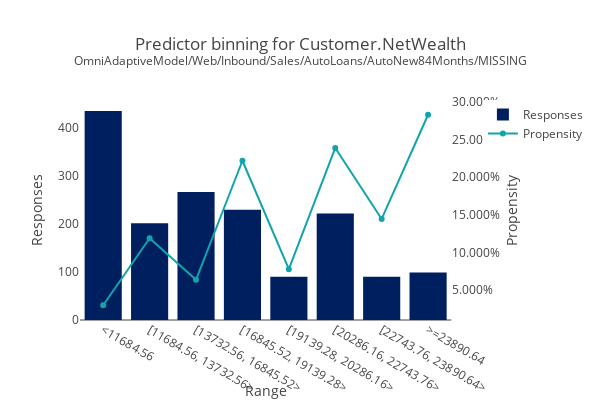

Notebook source saved alongside this figure:
### Markdown cell above
The Model Report in Prediction Studio for this model will have a predictor binning plot like below.

All numbers can be derived from just the number of positives and negatives in each bin that are stored in the ADM Data Mart. The next sections will show exactly how that is done.

### Code cell
display(
    GT(
        (
            predictorbinning.group_by("PredictorName")
            .agg(
                pl.first("ResponseCount").cast(pl.Utf8).alias("# Responses"),
                pl.n_unique("BinIndex").cast(pl.Utf8).alias("# Bins"),
                (pl.first("PerformanceBin") * 100)
                .cast(pl.Utf8)
                .alias("Predictor Performance(AUC)"),
            )
            .rename({"PredictorName": "Predictor Name"})
            .transpose(include_header=True)
        )
    )
    .tab_header("Predictor information")
    .tab_options(column_labels_hidden=True)
    .tab_style(style=style.text(weight="bold"), locations=loc.body(columns="column"))
    .tab_options(table_margin_left=0)
)

fig = dm.plot.predictor_binning(
    model_id=modelpredictors.get_column("ModelID").unique().to_list()[0],
    predictor_name=predictor_name,
)
fig.update_layout(width=600, height=400)

### Figure 1 — Plotly figure (JSON) as saved in the notebook; plotly's stock layout.template omitted (floating-point values rounded to 4 significant figures)
{"data": [{"name": "Responses", "type": "bar", "x": ["<11684.56", "[11684.56, 13732.56>", "[13732.56, 16845.52>", "[16845.52, 19139.28>", "[19139.28, 20286.16>", "[20286.16, 22743.76>", "[22743.76, 23890.64>", ">=23890.64"], "y": [436, 202, 267, 230, 90, 222, 90, 99]}, {"mode": "lines+markers", "name": "Propensity", "type": "scatter", "x": ["<11684.56", "[11684.56, 13732.56>", "[13732.56, 16845.52>", "[16845.52, 19139.28>", "[19139.28, 20286.16>", "[20286.16, 22743.76>", "[22743.76, 23890.64>", ">=23890.64"], "y": [0.02982, 0.1188, 0.06367, 0.2217, 0.07778, 0.2387, 0.1444, 0.2828], "yaxis": "y2"}], "layout": {"height": 400, "title": {"text": "Predictor binning for Customer.NetWealth<br><sup>OmniAdaptiveModel/Web/Inbound/Sales/AutoLoans/AutoNew84Months/MISSING"}, "width": 600, "xaxis": {"anchor": "y", "domain": [0, 0.94], "title": {"text": "Range"}, "type": "category"}, "yaxis": {"anchor": "x", "domain": [0, 1], "showgrid": false, "title": {"text": "Responses"}}, "yaxis2": {"anchor": "x", "overlaying": "y", "showgrid": false, "side": "right", "tickformat": ",.3%", "title": {"text": "Propensity"}, "zeroline": false}}}
